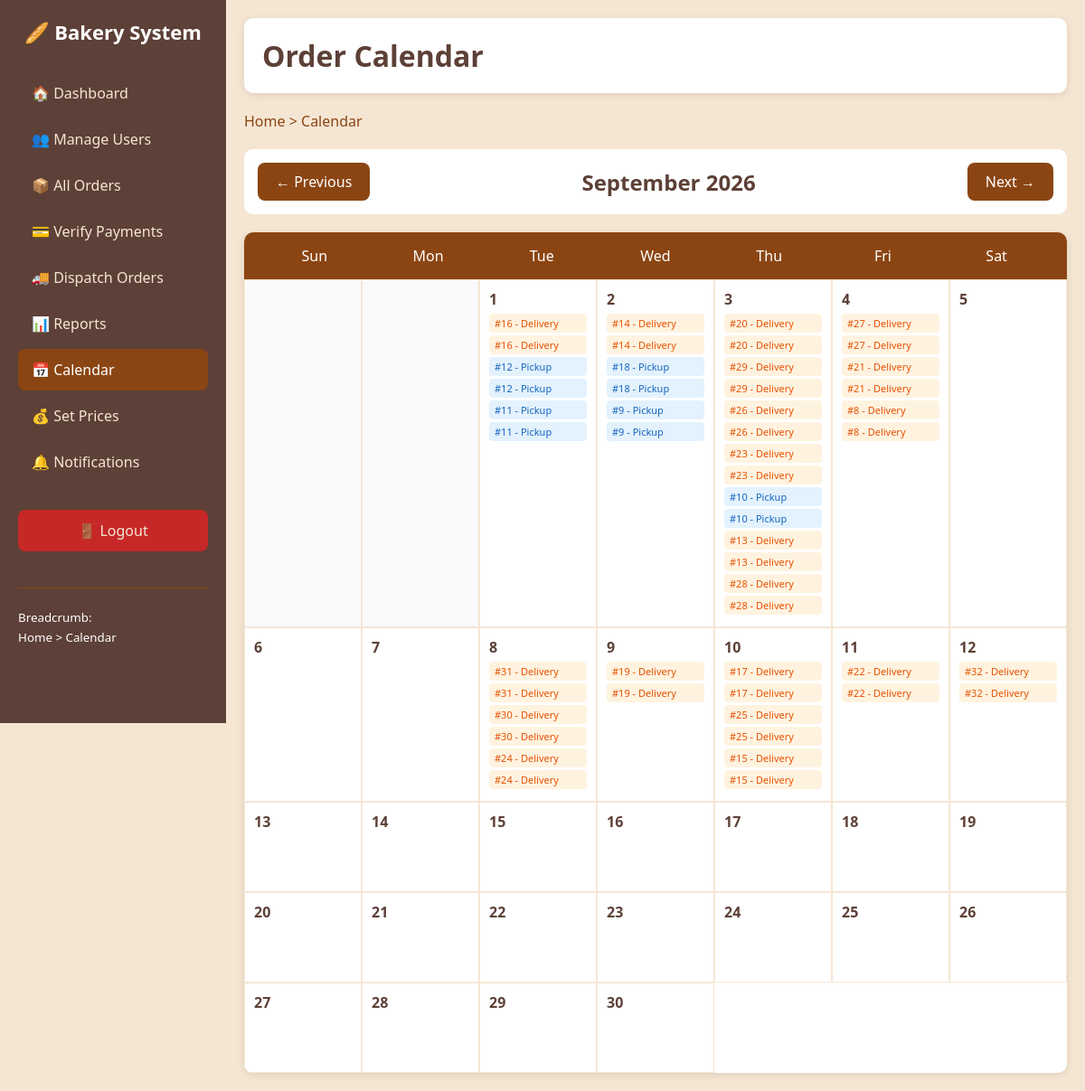
The page /admin/calendar.php (signed in) on the database its author committed.
### tables this page shows
CREATE TABLE `orders` (
  `order_id` int(11) NOT NULL,
  `customer_id` int(11) NOT NULL,
  `driver_id` int(11) DEFAULT NULL,
  `total` decimal(10,2) NOT NULL,
  `order_type` enum('pickup','delivery') NOT NULL,
  `status` varchar(50) DEFAULT 'pending',
  `pickup_date` date DEFAULT NULL,
  `delivery_date` date DEFAULT NULL,
  `delivery_address` text DEFAULT NULL,
  `payment_method` enum('mpesa','card','cash_on_delivery') DEFAULT 'mpesa',
  `payment_status` varchar(50) DEFAULT 'pending',
  `mpesa_phone` varchar(20) DEFAULT NULL,
  `cancelled_by` int(11) DEFAULT NULL,
  `cancel_reason` text DEFAULT NULL,
  `cancelled_at` timestamp NULL DEFAULT NULL,
  `created_at` timestamp NOT NULL DEFAULT current_timestamp(),
  `updated_at` timestamp NOT NULL DEFAULT current_timestamp() ON UPDATE current_timestamp(),
  `mpesa_checkout_id` varchar(100) DEFAULT NULL,
  `mpesa_result` text DEFAULT NULL
);

### admin/calendar.php (the view, shortened to what this page needs)
<?php
include '../includes/db_connect.php';
$month = isset($_GET['month']) ? intval($_GET['month']) : date('m');
$year = isset($_GET['year']) ? intval($_GET['year']) : date('Y');
$sql = "SELECT order_id, customer_id, order_type, status, pickup_date, delivery_date, total
        FROM orders
        WHERE (MONTH(pickup_date) = $month OR MONTH(delivery_date) = $month)
        AND (YEAR(pickup_date) = $year OR YEAR(delivery_date) = $year)
        ORDER BY pickup_date, delivery_date";
$result = mysqli_query($conn, $sql);
$events = [];
while ($row = mysqli_fetch_assoc($result)) {
    $date = $row['pickup_date'] ? $row['pickup_date'] : ($row['delivery_date'] ? $row['delivery_date'] : null);
if ($date) {
    $events[$date][] = $row;
}
    $events[$date][] = $row;
}
$first_day = mktime(0, 0, 0, $month, 1, $year);
$days_in_month = date('t', $first_day);
$start_day = date('w', $first_day);
$month_name = date('F Y', $first_day);
?>
<!DOCTYPE html>
<html lang="en">
<head>
</head>
<body>
    <div class="sidebar">
        <h2>🥖 Bakery System</h2>
        <a href="dashboard.php">🏠 Dashboard</a>
        <a href="manage_users.php">👥 Manage Users</a>
        <a href="all_orders.php">📦 All Orders</a>
        <a href="verify_payments.php">💳 Verify Payments</a>
        <a href="dispatch_orders.php">🚚 Dispatch Orders</a>
        <a href="view_reports.php">📊 Reports</a>
        <a href="calendar.php" class="active">📅 Calendar</a>
        <a href="set_prices.php">💰 Set Prices</a>
        <a href="notifications.php">🔔 Notifications</a>
        <a href="../logout.php" class="logout">🚪 Logout</a>
        <div style="margin-top: 40px; padding-top: 20px; border-top: 1px solid #8B4513;">
            <small>Breadcrumb:</small><br>
            <small>Home > Calendar</small>
        </div>
    </div>
    <div class="main">
        <div class="header">
            <h1>Order Calendar</h1>
        </div>
        <div class="breadcrumb">
            <a href="dashboard.php">Home</a> > Calendar
        </div>
        <div class="calendar-nav">
            <a href="?month=<?php echo $month - 1 <= 0 ? 12 : $month - 1; ?>&year=<?php echo $month - 1 <= 0 ? $year - 1 : $year; ?>" class="btn">← Previous</a>
            <h2 style="color: #5D4037;"><?php echo $month_name; ?></h2>
            <a href="?month=<?php echo $month + 1 > 12 ? 1 : $month + 1; ?>&year=<?php echo $month + 1 > 12 ? $year + 1 : $year; ?>" class="btn">Next →</a>
        </div>
        <div class="calendar">
            <div class="calendar-header">
                <div>Sun</div><div>Mon</div><div>Tue</div><div>Wed</div><div>Thu</div><div>Fri</div><div>Sat</div>
            </div>
            <div class="calendar-days">
                <?php
                for ($i = 0; $i < $start_day; $i++) {
                    echo '<div class="day empty-day"></div>';
                }
                for ($day = 1; $day <= $days_in_month; $day++) {
                    $date = sprintf('%04d-%02d-%02d', $year, $month, $day);
                    echo '<div class="day">';
                    echo '<div class="day-number">' . $day . '</div>';
                    if (isset($events[$date])) {
                        foreach ($events[$date] as $event) {
                            $type_class = $event['order_type'] == 'pickup' ? 'event-pickup' : 'event-delivery';
                            echo '<div class="event ' . $type_class . '">';
                            echo '#' . $event['order_id'] . ' - ' . ucfirst($event['order_type']);
                            echo '</div>';
                        }
                    }
                    echo '</div>';
                }
                ?>
            </div>
        </div>
    </div>
</body>
</html>

### admin/calendar.php (style rules this page uses)
* { margin: 0; padding: 0; box-sizing: border-box; }
body { font-family: 'Segoe UI'; background: #f5e6d3; min-height: 100vh; }
.sidebar { position: fixed; left: 0; top: 0; width: 250px; height: 100vh; background: #5D4037; color: white; padding: 20px; overflow-y: auto; }
.sidebar h2 { margin-bottom: 30px; text-align: center; font-size: 22px; }
.sidebar a { display: block; color: #f5e6d3; text-decoration: none; padding: 12px 15px; margin-bottom: 5px; border-radius: 8px; }
.sidebar a:hover, .sidebar a.active { background: #8B4513; color: white; }
.sidebar .logout { margin-top: 30px; background: #c62828; text-align: center; }
.main { margin-left: 250px; padding: 20px; }
.header { background: white; padding: 20px; border-radius: 10px; margin-bottom: 20px; box-shadow: 0 2px 10px rgba(0,0,0,0.1); }
.header h1 { color: #5D4037; }
.breadcrumb { margin-bottom: 20px; color: #8B4513; }
.breadcrumb a { color: #8B4513; text-decoration: none; }
.calendar-nav { background: white; padding: 15px; border-radius: 10px; margin-bottom: 20px; display: flex; justify-content: space-between; align-items: center; }
.btn { padding: 10px 20px; background: #8B4513; color: white; border: none; border-radius: 8px; cursor: pointer; text-decoration: none; }
.calendar { background: white; border-radius: 10px; overflow: hidden; box-shadow: 0 2px 10px rgba(0,0,0,0.1); }
.calendar-header { display: grid; grid-template-columns: repeat(7, 1fr); background: #8B4513; color: white; text-align: center; padding: 15px; }
.calendar-days { display: grid; grid-template-columns: repeat(7, 1fr); }
.day { min-height: 100px; padding: 10px; border: 1px solid #f5e6d3; }
.day-number { font-weight: bold; color: #5D4037; margin-bottom: 5px; }
.event { font-size: 11px; padding: 3px 6px; border-radius: 4px; margin-bottom: 3px; background: #e8f5e9; color: #2e7d32; }
.event-pickup { background: #e3f2fd; color: #1565c0; }
.event-delivery { background: #fff3e0; color: #e65100; }
.empty-day { background: #fafafa; }

### rows shown on the page
orders: order_id "16", order_type "Delivery"
orders: order_id "12", order_type "Pickup"
orders: order_id "11", order_type "Pickup"
orders: order_id "14", order_type "Delivery"
orders: order_id "18", order_type "Pickup"
orders: order_id "9", order_type "Pickup"
orders: order_id "20", order_type "Delivery"
orders: order_id "29", order_type "Delivery"
orders: order_id "26", order_type "Delivery"
orders: order_id "23", order_type "Delivery"
orders: order_id "10", order_type "Pickup"
orders: order_id "13", order_type "Delivery"
orders: order_id "28", order_type "Delivery"
orders: order_id "27", order_type "Delivery"
orders: order_id "21", order_type "Delivery"
orders: order_id "8", order_type "Delivery"
orders: order_id "31", order_type "Delivery"
orders: order_id "30", order_type "Delivery"
orders: order_id "24", order_type "Delivery"
orders: order_id "19", order_type "Delivery"
orders: order_id "17", order_type "Delivery"
orders: order_id "25", order_type "Delivery"
orders: order_id "15", order_type "Delivery"
orders: order_id "22", order_type "Delivery"
orders: order_id "32", order_type "Delivery"

### other values the page prints
$month_name "September 2026"
